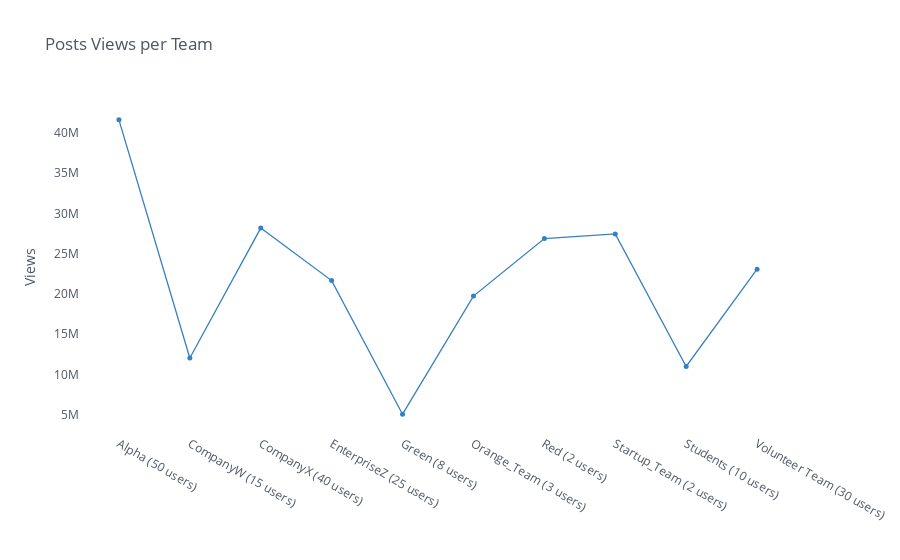

Notebook cell for this chart:
### Code cell
df_ = df5
df_.iplot(y='post_views', theme='white', mode='lines+markers', color='blue', 
          title='Posts Views per Team', size=5, showgrid=False, yTitle='Views')

### Figure 1 — Plotly figure (JSON) as saved in the notebook; plotly's stock layout.template omitted (floating-point values rounded to 4 significant figures)
{"data": [{"line": {"color": "rgba(55, 128, 191, 1.0)", "dash": "solid", "shape": "linear", "width": 1.3}, "marker": {"size": 5, "symbol": "circle"}, "mode": "lines+markers", "name": "post_views", "text": "", "type": "scatter", "x": ["Alpha (50 users)", "CompanyW (15 users)", "CompanyX (40 users)", "EnterpriseZ (25 users)", "Green (8 users)", "Orange_Team (3 users)", "Red (2 users)", "Startup_Team (2 users)", "Students (10 users)", "Volunteer Team (30 users)"], "y": [41640843, 12033686, 28183941, 21654944, 5048727, 19725278, 26872751, 27452681, 10979301, 23067149]}], "layout": {"autosize": true, "legend": {"bgcolor": "#FFFFFF", "font": {"color": "#4D5663"}}, "paper_bgcolor": "#FFFFFF", "plot_bgcolor": "#FFFFFF", "title": {"font": {"color": "#4D5663"}, "text": "Posts Views per Team"}, "xaxis": {"autorange": true, "gridcolor": "#E1E5ED", "range": [-0.5624, 9.562], "showgrid": false, "tickfont": {"color": "#4D5663"}, "title": {"font": {"color": "#4D5663"}, "text": ""}, "type": "category", "zerolinecolor": "#E1E5ED"}, "yaxis": {"autorange": true, "gridcolor": "#E1E5ED", "range": [2347000.0, 44340000.0], "showgrid": false, "tickfont": {"color": "#4D5663"}, "title": {"font": {"color": "#4D5663"}, "text": "Views"}, "type": "linear", "zerolinecolor": "#E1E5ED"}}}
